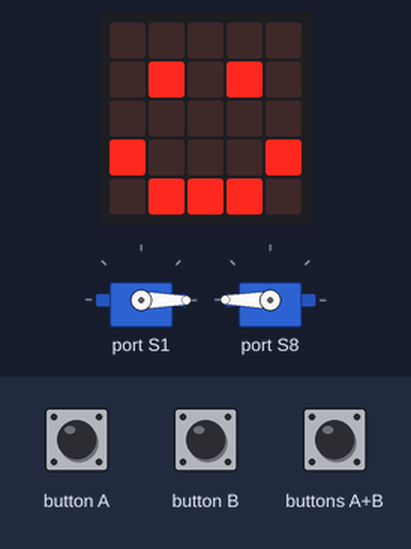
Bench run of a program on a simulated BBC micro:bit (MakeCode). Shown: 2 × servo, the board's 5×5 LED display. The test bench sets the inputs (shaded band).

Above: at 1.8 s.
1.9 s: button A pressed for 0.15 s
At 2.2 s:
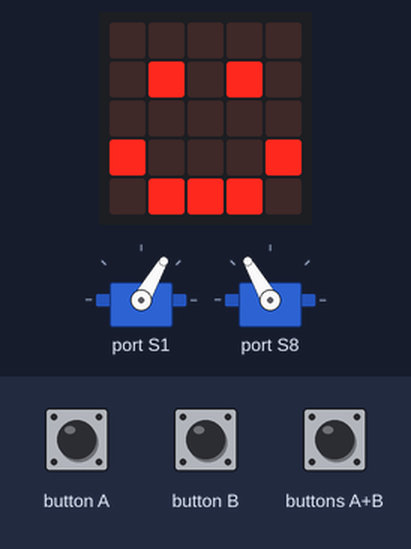
4.1 s: button B pressed for 0.15 s
At 4.7 s:
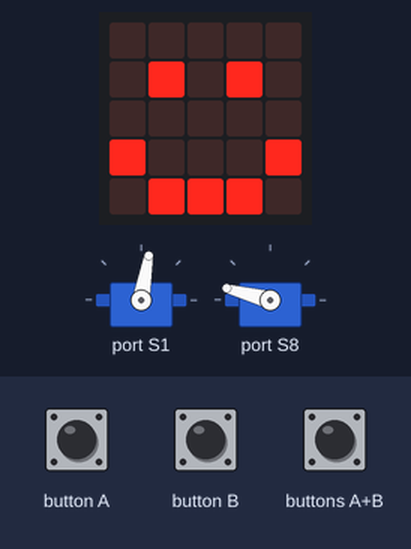
Timing chart, 0 to 7.1 s (numbered marks = the images above; inputs shaded):
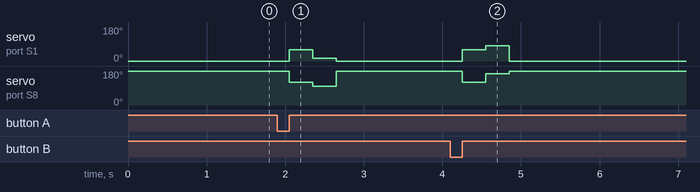

The program:

main.ts
```typescript
// (licence header left out)
// define constants
const SERVO_1 = robotbit.Servos.S1
const SERVO_2 = robotbit.Servos.S8
const SERVO_1_ZERO = 0
const SERVO_2_ZERO = 180

// initialize arms
robotbit.Servo(SERVO_1, SERVO_1_ZERO)
robotbit.Servo(SERVO_2, SERVO_2_ZERO)

// initialize display
basic.showIcon(IconNames.Happy)

input.onButtonPressed(Button.AB, function () {
    // set arms to 60 degrees upwards
    robotbit.Servo(SERVO_1, SERVO_1_ZERO + 60)
    robotbit.Servo(SERVO_2, SERVO_2_ZERO - 60)

    // wait 300 ms
    basic.pause(300)

    robotbit.Servo(SERVO_1, SERVO_1_ZERO)
    robotbit.Servo(SERVO_2, SERVO_2_ZERO)
})

input.onButtonPressed(Button.A, function () {
    // set arms to 60 degrees upwards
    robotbit.Servo(SERVO_1, SERVO_1_ZERO + 60)
    robotbit.Servo(SERVO_2, SERVO_2_ZERO - 60)

    // wait 300 ms
    basic.pause(300)

    robotbit.Servo(SERVO_1, SERVO_1_ZERO + 15)
    robotbit.Servo(SERVO_2, SERVO_2_ZERO - 80)

    // wait 300 ms
    basic.pause(300)

    robotbit.Servo(SERVO_1, SERVO_1_ZERO)
    robotbit.Servo(SERVO_2, SERVO_2_ZERO)
})

input.onButtonPressed(Button.B, function () {
    // set arms to 60 degrees upwards
    robotbit.Servo(SERVO_1, SERVO_1_ZERO + 60)
    robotbit.Servo(SERVO_2, SERVO_2_ZERO - 60)

    // wait 300 ms
    basic.pause(300)

    robotbit.Servo(SERVO_1, SERVO_1_ZERO + 80)
    robotbit.Servo(SERVO_2, SERVO_2_ZERO - 15)

    // wait 300 ms
    basic.pause(300)

    robotbit.Servo(SERVO_1, SERVO_1_ZERO)
    robotbit.Servo(SERVO_2, SERVO_2_ZERO)
})
```

Measured:
- after the input at 1.9 s, servo on port S1: 0° → 60° after 0.15 s, → 15° 0.30 s later, → 0° 0.30 s later; servo on port S8: 180° → 120° after 0.15 s, → 100° 0.30 s later, → 180° 0.30 s later
- after the input at 4.1 s, servo on port S1: 0° → 60° after 0.15 s, → 80° 0.30 s later, → 0° 0.30 s later; servo on port S8: 180° → 120° after 0.15 s, → 165° 0.30 s later, → 180° 0.30 s later
